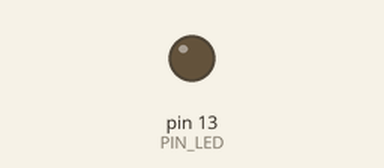
Simulated run of this sketch. Board: Arduino Uno, built with avr-gcc and run on an emulated ATmega328P. Parts: output pins drawn as LEDs (lit = HIGH). What the sketch prints to the serial monitor is not drawn.

Above: at 1.4 s.
At 3.7 s:
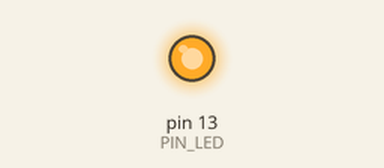
Timing chart, 0 to 10.4 s (numbered marks = the images above):
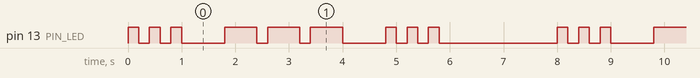

The sketch:

Lab01_Ejercicio2.ino
```cpp
// Lab01_Ejercicio2.ino
/* =================================================
   Lab 01 — Ejercicio 2: Patrón SOS en código Morse
   S = · · ·   (3 destellos cortos  200 ms)
   O = − − −   (3 destellos largos  600 ms)
   S = · · ·   (3 destellos cortos  200 ms)
   Pausa entre repeticiones: 2 000 ms

   Tiempos entre destellos dentro de una letra: 200 ms
   Tiempos entre letras: 600 ms
   ================================================= */

const int PIN_LED = 13;

// Duraciones (ms)
const int CORTO       = 200;   // Punto  (·)
const int LARGO       = 600;   // Raya   (−)
const int GAP_SIMBOLO = 200;   // Pausa entre símbolos de la misma letra
const int GAP_LETRA   = 600;   // Pausa entre letras
const int GAP_CICLO   = 2000;  // Pausa entre repeticiones del SOS

// ── Función auxiliar: enviar un destello ──────────
void destello(int duracion_ms) {
  digitalWrite(PIN_LED, HIGH);
  delay(duracion_ms);
  digitalWrite(PIN_LED, LOW);
  delay(GAP_SIMBOLO);
}

void setup() {
  pinMode(PIN_LED, OUTPUT);
  Serial.begin(9600);
  Serial.println("=== Lab 01 Ejercicio 2: SOS Morse ===");
}

void loop() {
  Serial.println("--- S (· · ·) ---");
  destello(CORTO);
  destello(CORTO);
  destello(CORTO);
  delay(GAP_LETRA);

  Serial.println("--- O (− − −) ---");
  destello(LARGO);
  destello(LARGO);
  destello(LARGO);
  delay(GAP_LETRA);

  Serial.println("--- S (· · ·) ---");
  destello(CORTO);
  destello(CORTO);
  destello(CORTO);

  Serial.println(">>> Pausa 2 s <<<\n");
  delay(GAP_CICLO);
}
```

Measured:
- by itself, pin 13 (PIN_LED): repeats every 8.0 s: 2 × (LOW 0.20 s, HIGH 0.20 s), LOW 0.80 s, 2 × (HIGH 0.60 s, LOW 0.20 s), HIGH 0.60 s, LOW 0.80 s, 2 × (HIGH 0.20 s, LOW 0.20 s), HIGH 0.20 s, LOW 2.2 s, HIGH 0.20 s
- by itself, everything shown: repeats every 8.0 s, in 18 steps
